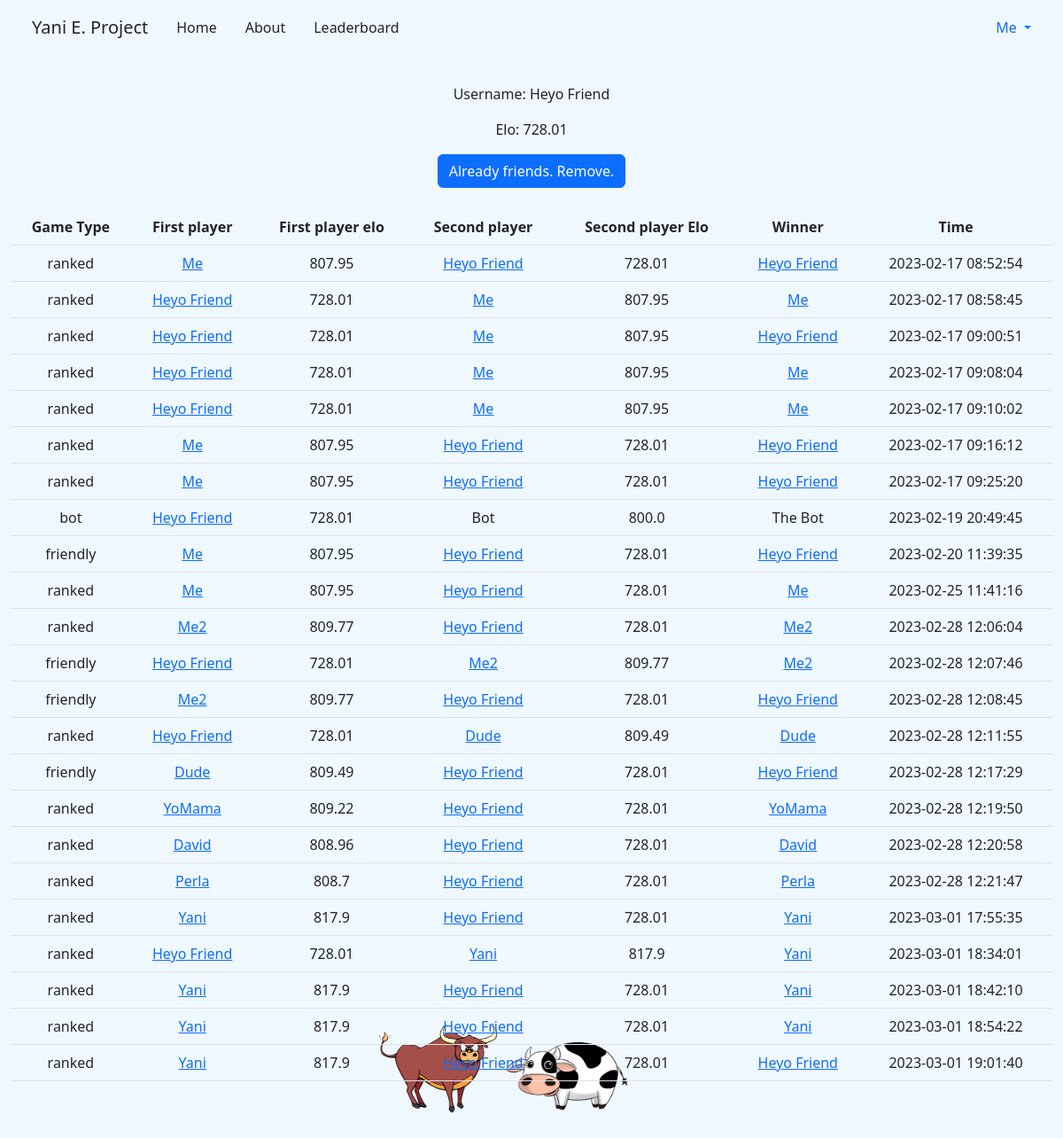
Screenshot of /user/18 (signed in) with the database file from the repository.
### tables this page shows
CREATE TABLE user (id INTEGER UNIQUE PRIMARY KEY AUTOINCREMENT NOT NULL, hash TEXT NOT NULL, username TEXT NOT NULL, email VARCHAR(320),
elo FLOAT(6,2) NOT NULL);

CREATE TABLE games (game_id INTEGER UNIQUE PRIMARY KEY AUTOINCREMENT NOT NULL, player1_id INTEGER, player1_elo SMALLINT, player2_id INTEGER, player2_elo SMALLINT, winner_id INTEGER, time DATETIME, game_type TINYTEXT, player1_num VARCHAR(5), player2_num VARCHAR(5), gameid_of_gametype INTEGER);

### app.py (the view, shortened to what this page needs)
@app.route('/user/<int:user_id>', methods=['GET', 'POST'])
def profile(user_id):
  user = db.execute("SELECT * FROM user WHERE id = ?", user_id)
  if len(user) == 0:
    return apology("There is no such user!", 403)
  data = db.execute("SELECT g.game_type AS type, g.time AS game_time, u1.username AS username1, u1.id AS id1, u1.elo AS elo1, u2.username AS username2, u2.id AS id2, u2.elo AS elo2, w.username AS winner_username, g.winner_id AS winners_id FROM games AS g INNER JOIN user AS u1 ON g.player1_id = u1.id INNER JOIN user AS u2 ON g.player2_id = u2.id INNER JOIN user AS w ON g.winner_id = w.id WHERE g.player1_id = ? OR g.player2_id = ?", user_id, user_id)
  elo = db.execute("SELECT * FROM user WHERE id = ?", user_id)
  friends = db.execute("SELECT * FROM friends_list WHERE list_owner_id = ? AND friends_id = ?", session['user_id'], user_id)
  return render_template('user_profile.html', data=data, elo=elo, user_id=user_id, friends=len(friends))

### templates/user_profile.html (shortened to what this page needs)
{% extends "layout.html" %}
{% block main %}
  <p> Username: {{ elo[0]['username'] }}</p>
  <p> Elo: {{ elo[0]['elo'] }}</p>
  {% if user_id != session['user_id'] %}
    {% if friends == 0 %}
      <form action="/user/{{ user_id }}" method="post">
        <input type = "hidden" name = "add_or_remove" value = "add" />
        <button class="btn btn-primary" type="submit">Add friend.</button>
      </form>
    {% elif friends == 1 %}
    <form action="/user/{{ user_id }}" method="post">
      <button class="btn btn-primary" type="submit">Already friends. Remove.</button>
    </form>
    {% endif %}
  {% endif %}
  <table class="table">
    <thead>
      <tr>
        <th> Game Type</th>
        <th> First player </th>
        <th> First player elo </th>
        <th> Second player </th>
        <th> Second player Elo</th>
        <th> Winner </th>
        <th> Time </th>
      </tr>
    </thead>
    <tbody>
      {% for game in data %}
        <tr>
          <td>{{ game['type'] }}</td>
          {% if game['id1'] == 0 %}
            <td> Bot </td>
          {% elif game['id1'] == -1 %}
            <td> Unlogged User </td>
          {% else %}
            <td><a href="{{ url_for('profile', user_id=game['id1']) }}"> {{ game['username1'] }} </a></td>
          {% endif %}
          <td>{{ game['elo1'] }}</td>
          {% if game['id2'] == 0 %}
            <td> Bot </td>
          {% elif game['id2'] == -1 %}
            <td> Unlogged User </td>
          {% else %}
            <td><a href="{{ url_for('profile', user_id=game['id2']) }}"> {{ game['username2'] }} </a></td>
          {% endif %}
          <td>{{ game['elo2'] }}</td>
          {% if game['winners_id'] is defined %}
            {% if game['winners_id'] == 0 %}
              <td> The Bot </td>
            {% elif game['winners_id'] == -1 %}
              <td> The Unlogged User </td>
            {% else %}
              <td><a href="{{ url_for('profile', user_id=game['winners_id']) }}"> {{ game['winner_username'] }}</a></td>
            {% endif %}
          {% else %}
            <td> No winner recorded.</td>
          {% endif %}
          {% if game['game_time'] %}
            <td>{{ game['game_time'] }}</td>
          {% endif %}
        </tr>
      {% endfor %}
    </tbody>
  </table>
{% endblock %}

### static/styles.css (style rules this page uses)
body { background-color:aliceblue; }

### rows the page displays
user: username "Heyo Friend", elo "728.01"
games: type "ranked", username1 "Me", elo1 "807.95", username2 "Heyo Friend", elo2 "728.01", winner_username "Heyo Friend", game_time "2023-02-17 08:52:54"
games: type "ranked", username1 "Heyo Friend", elo1 "728.01", username2 "Me", elo2 "807.95", winner_username "Me", game_time "2023-02-17 08:58:45"
games: type "ranked", username1 "Heyo Friend", elo1 "728.01", username2 "Me", elo2 "807.95", winner_username "Heyo Friend", game_time "2023-02-17 09:00:51"
games: type "ranked", username1 "Heyo Friend", elo1 "728.01", username2 "Me", elo2 "807.95", winner_username "Me", game_time "2023-02-17 09:08:04"
games: type "ranked", username1 "Heyo Friend", elo1 "728.01", username2 "Me", elo2 "807.95", winner_username "Me", game_time "2023-02-17 09:10:02"
games: type "ranked", username1 "Me", elo1 "807.95", username2 "Heyo Friend", elo2 "728.01", winner_username "Heyo Friend", game_time "2023-02-17 09:16:12"
games: type "ranked", username1 "Me", elo1 "807.95", username2 "Heyo Friend", elo2 "728.01", winner_username "Heyo Friend", game_time "2023-02-17 09:25:20"
games: type "bot", username1 "Heyo Friend", elo1 "728.01", shows "Bot", elo2 "800.0", winner_id "The Bot", game_time "2023-02-19 20:49:45"
games: type "friendly", username1 "Me", elo1 "807.95", username2 "Heyo Friend", elo2 "728.01", winner_username "Heyo Friend", game_time "2023-02-20 11:39:35"
games: type "ranked", username1 "Me", elo1 "807.95", username2 "Heyo Friend", elo2 "728.01", winner_username "Me", game_time "2023-02-25 11:41:16"
games: type "ranked", username1 "Me2", elo1 "809.77", username2 "Heyo Friend", elo2 "728.01", winner_username "Me2", game_time "2023-02-28 12:06:04"
games: type "friendly", username1 "Heyo Friend", elo1 "728.01", username2 "Me2", elo2 "809.77", winner_username "Me2", game_time "2023-02-28 12:07:46"
games: type "friendly", username1 "Me2", elo1 "809.77", username2 "Heyo Friend", elo2 "728.01", winner_username "Heyo Friend", game_time "2023-02-28 12:08:45"
games: type "ranked", username1 "Heyo Friend", elo1 "728.01", username2 "Dude", elo2 "809.49", winner_username "Dude", game_time "2023-02-28 12:11:55"
games: type "friendly", username1 "Dude", elo1 "809.49", username2 "Heyo Friend", elo2 "728.01", winner_username "Heyo Friend", game_time "2023-02-28 12:17:29"
games: type "ranked", username1 "YoMama", elo1 "809.22", username2 "Heyo Friend", elo2 "728.01", winner_username "YoMama", game_time "2023-02-28 12:19:50"
games: type "ranked", username1 "David", elo1 "808.96", username2 "Heyo Friend", elo2 "728.01", winner_username "David", game_time "2023-02-28 12:20:58"
games: type "ranked", username1 "Perla", elo1 "808.7", username2 "Heyo Friend", elo2 "728.01", winner_username "Perla", game_time "2023-02-28 12:21:47"
games: type "ranked", username1 "Yani", elo1 "817.9", username2 "Heyo Friend", elo2 "728.01", winner_username "Yani", game_time "2023-03-01 17:55:35"
games: type "ranked", username1 "Heyo Friend", elo1 "728.01", username2 "Yani", elo2 "817.9", winner_username "Yani", game_time "2023-03-01 18:34:01"
games: type "ranked", username1 "Yani", elo1 "817.9", username2 "Heyo Friend", elo2 "728.01", winner_username "Yani", game_time "2023-03-01 18:42:10"
games: type "ranked", username1 "Yani", elo1 "817.9", username2 "Heyo Friend", elo2 "728.01", winner_username "Yani", game_time "2023-03-01 18:54:22"
games: type "ranked", username1 "Yani", elo1 "817.9", username2 "Heyo Friend", elo2 "728.01", winner_username "Heyo Friend", game_time "2023-03-01 19:01:40"

### other values shown
{{ session["user_username"] }} "Me"
